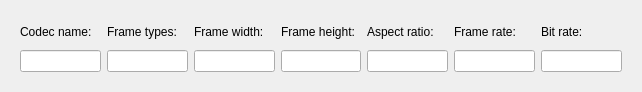
<?xml version="1.0" encoding="UTF-8"?>
<ui version="4.0">
 <class>VideoInfoWidget</class>
 <widget class="QWidget" name="VideoInfoWidget">
  <property name="geometry">
   <rect>
    <x>0</x>
    <y>0</y>
    <width>642</width>
    <height>92</height>
   </rect>
  </property>
  <property name="windowTitle">
   <string>Form</string>
  </property>
  <layout class="QHBoxLayout" name="horizontalLayout">
   <item>
    <widget class="QWidget" name="widget_2" native="true">
     <layout class="QGridLayout" name="gridLayout">
      <item row="0" column="0">
       <layout class="QVBoxLayout" name="verticalLayout_12" stretch="0,0">
        <item>
         <widget class="QLabel" name="label_6">
          <property name="text">
           <string>Codec name:</string>
          </property>
         </widget>
        </item>
        <item>
         <widget class="QLineEdit" name="codecName"/>
        </item>
       </layout>
      </item>
      <item row="0" column="1">
       <layout class="QVBoxLayout" name="verticalLayout_4" stretch="0,0">
        <item>
         <widget class="QLabel" name="label">
          <property name="text">
           <string>Frame types:</string>
          </property>
         </widget>
        </item>
        <item>
         <widget class="QLineEdit" name="frameTypes"/>
        </item>
       </layout>
      </item>
      <item row="0" column="2">
       <layout class="QVBoxLayout" name="verticalLayout_8">
        <item>
         <widget class="QLabel" name="label_2">
          <property name="text">
           <string>Frame width:</string>
          </property>
         </widget>
        </item>
        <item>
         <widget class="QLineEdit" name="frameWidth"/>
        </item>
       </layout>
      </item>
      <item row="0" column="3">
       <layout class="QVBoxLayout" name="verticalLayout_9">
        <item>
         <widget class="QLabel" name="label_3">
          <property name="text">
           <string>Frame height:</string>
          </property>
         </widget>
        </item>
        <item>
         <widget class="QLineEdit" name="frameHeight"/>
        </item>
       </layout>
      </item>
      <item row="0" column="4">
       <layout class="QVBoxLayout" name="verticalLayout_10" stretch="0,0">
        <item>
         <widget class="QLabel" name="label_4">
          <property name="text">
           <string>Aspect ratio:</string>
          </property>
         </widget>
        </item>
        <item>
         <widget class="QLineEdit" name="aspectRatio"/>
        </item>
       </layout>
      </item>
      <item row="0" column="6">
       <layout class="QVBoxLayout" name="verticalLayout_13">
        <item>
         <widget class="QLabel" name="label_7">
          <property name="text">
           <string>Frame rate:</string>
          </property>
         </widget>
        </item>
        <item>
         <widget class="QLineEdit" name="frameRate"/>
        </item>
       </layout>
      </item>
      <item row="0" column="7">
       <layout class="QVBoxLayout" name="verticalLayout_11" stretch="0,0">
        <item>
         <widget class="QLabel" name="label_5">
          <property name="text">
           <string>Bit rate:</string>
          </property>
         </widget>
        </item>
        <item>
         <widget class="QLineEdit" name="bitRate"/>
        </item>
       </layout>
      </item>
     </layout>
    </widget>
   </item>
  </layout>
 </widget>
 <resources/>
 <connections/>
</ui>
